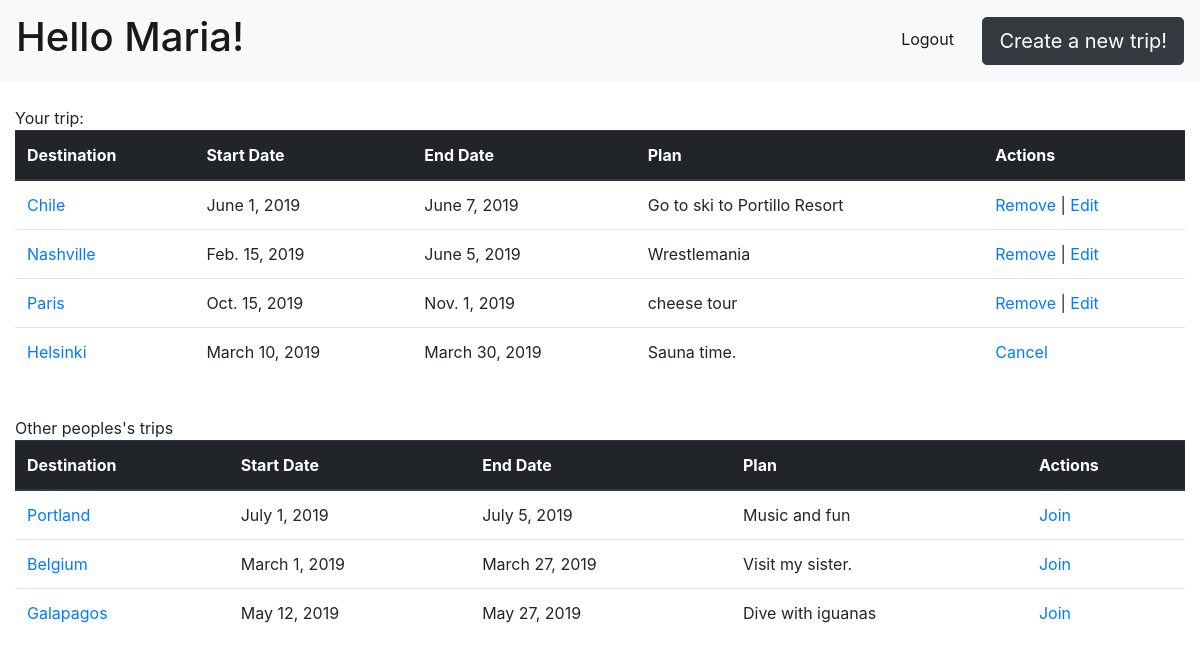
Screenshot of /dashboard (signed in) with the database file from the repository.
### main_app/models.py (models this page shows)
class Trip(models.Model):
    owner = models.ForeignKey(settings.AUTH_USER_MODEL, on_delete=models.CASCADE)
    destination = models.CharField(validators=[MinLengthValidator(3)], null=False, max_length=100)
    start_date = models.DateField(null=False)
    end_date = models.DateField(null=False)
    plan = models.CharField(validators=[MinLengthValidator(3)], null=False, max_length=200)
    created_at = models.DateTimeField(auto_now_add=True)
    updated_at = models.DateTimeField(auto_now=True)

class TripJoined(models.Model):
    user = models.ForeignKey(settings.AUTH_USER_MODEL, on_delete=models.CASCADE)
    trip = models.ForeignKey('Trip', on_delete=models.CASCADE)

### main_app/views.py (the view)
# urls.py: path('dashboard', views.dashboard, name="dashboard"),
@login_required
def dashboard(request):
    username = request.user.first_name
    user_id = request.user.id
    print(username, user_id )
    msg = 'Hello ' + username.title() + '!'
    trips = Trip.objects.filter(owner = request.user).order_by('-created_at')
    trips3 = TripJoined.objects.filter(user = request.user)
    print('joined')
    print(trips3)
    trips3_nojoined = TripJoined.objects.all().exclude(user = request.user)
    print(trips3_nojoined)
    trips2 = Trip.objects.exclude(id__in = trips3.values_list('trip')).exclude(owner = request.user)
    context = {'message': msg, 'trips': trips, 'trips_joined': trips3,'trips_others': trips2}
    return render(request, 'dashboard.html', context)

### main_app/templates/dashboard.html
{% extends 'base.html' %}
{% block content %}
    <br/>Your trip:<br/>
    <table class="table">
        <thead class="thead-dark">
        <tr>
            <th scope="col">Destination</th>
            <th scope="col">Start Date</th>
            <th scope="col">End Date</th>
            <th scope="col">Plan</th>
            <th scope="col">Actions</th>
        </tr>
        </thead>
        <tbody>
        {% for trip in trips %}
            <tr>
            <td> <a href="{% url 'show' trip.id %}">{{ trip.destination }}</a> </td>
            <td> {{ trip.start_date }} </td>
            <td> {{ trip.end_date }} </td>
            <td> {{ trip.plan }} </td>
            <td> <a href="{% url 'remove' trip.id %}">Remove</a> | <a href="{% url 'edit' trip.id %}">Edit</a> </td>
            </tr>
        {% endfor %}
        {% for tripj in trips_joined %}
            <tr>
            <td> <a href="{% url 'show' tripj.trip.id %}">{{ tripj.trip.destination }}</a> </td>
            <td> {{ tripj.trip.start_date }} </td>
            <td> {{ tripj.trip.end_date }} </td>
            <td> {{ tripj.trip.plan }} </td>
            <td> <a href="{% url 'cancel' tripj.id %}">Cancel</a></td>
            </tr>
        {% endfor %}
        </tbody>
    </table>
    <br/>Other peoples's trips<br/>
    <table class="table">
        <thead class="thead-dark">
        <tr>
            <th scope="col">Destination</th>
            <th scope="col">Start Date</th>
            <th scope="col">End Date</th>
            <th scope="col">Plan</th>
            <th scope="col">Actions</th>
        </tr>
        </thead>
        <tbody>
        {% for trip in trips_others %}
            <tr>
            <td> <a href="{% url 'show' trip.id %}">{{ trip.destination }} </a> </td>
            <td> {{ trip.start_date }} </td>
            <td> {{ trip.end_date }} </td>
            <td> {{ trip.plan }} </td>
            <td> <a href="{% url 'join' trip.id %}">Join</a> </td>
            </tr>
        {% endfor %}
        </tbody>
    </table>
{% endblock %}

### rows the page displays
Trip: destination "Chile", start_date "June 1, 2019", end_date "June 7, 2019", plan "Go to ski to Portillo Resort"
Trip: destination "Nashville", start_date "Feb. 15, 2019", end_date "June 5, 2019", plan "Wrestlemania"
Trip: destination "Paris", start_date "Oct. 15, 2019", end_date "Nov. 1, 2019", plan "cheese tour"
TripJoined: trip.destination "Helsinki", trip.start_date "March 10, 2019", trip.end_date "March 30, 2019", trip.plan "Sauna time."
Trip: destination "Portland", start_date "July 1, 2019", end_date "July 5, 2019", plan "Music and fun"
Trip: destination "Belgium", start_date "March 1, 2019", end_date "March 27, 2019", plan "Visit my sister."
Trip: destination "Galapagos", start_date "May 12, 2019", end_date "May 27, 2019", plan "Dive with iguanas"

### other values shown
{{ message }} "Hello Maria!"
